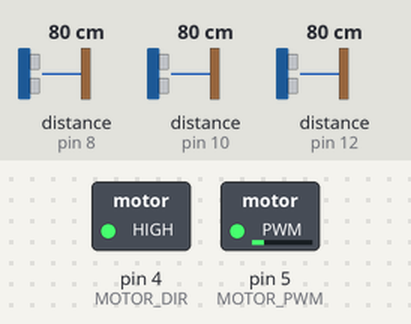
The sketch below on a simulated Arduino Uno, built with avr-gcc and run on an emulated ATmega328P. Parts: switched loads named in the sketch (green lamp = pin HIGH). Inputs (shaded band) come from the test bench; at power-on: distance to the obstacle (sensors on pin 8, pin 10, pin 12) 80 cm. The echo pulse lasts 58.3 µs per cm; what the sketch prints to the serial monitor is not drawn.

Above: at 0.1 s.
Timing chart, 0 to 1.6 s (numbered marks = the images above):
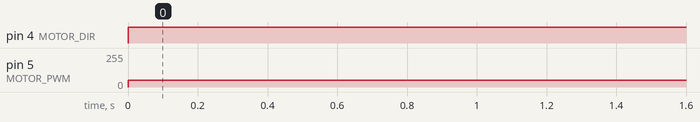

The sketch:

vlf_uni_sonarsensor.ino
```cpp
//VLF_대학 초음파 센서
#include <NewPing.h>
//초음파 센서
#define L_TRIG 3
#define L_ECHO 8
#define F_TRIG 9
#define F_ECHO 10
#define R_TRIG 11
#define R_ECHO 12
//모터
#define MOTOR_DIR 4
#define MOTOR_PWM 5


#define maxDistance 800//cm

//초음파 데이터
float  F_distance = 0.0,L_distance = 0.0,R_distance = 0.0;

NewPing Sonar[3]={
NewPing(F_TRIG,F_ECHO,maxDistance),
NewPing(L_TRIG,L_ECHO,maxDistance),
NewPing(R_TRIG,R_ECHO,maxDistance)
};

void Read_sonar_sensor(){
  F_distance = Sonar[0].ping_cm()*10;
  L_distance = Sonar[1].ping_cm()*10;
  R_distance = Sonar[2].ping_cm()*10;
  if(R_distance == 0) R_distance = maxDistance * 10.0;
  if(L_distance == 0) L_distance = maxDistance * 10.0;
  if(F_distance == 0) F_distance = maxDistance * 10.0;

	Serial.print("R_distance : ");
	Serial.print(R_distance);
	Serial.print("mm  ");

	Serial.print("F_distance : ");
	Serial.print(F_distance);
	Serial.print("mm  ");

	Serial.print("L_distance : ");
	Serial.print(L_distance);
	Serial.println("mm");
}

void setup() {

pinMode(MOTOR_DIR,OUTPUT);
pinMode(MOTOR_PWM,OUTPUT);

  Serial.begin(115200);

}

void loop() {

	digitalWrite(MOTOR_DIR,1); //digitalWrite(MOTOR_DIR,0);
	analogWrite(MOTOR_PWM,50);

  delay(2000);
  Read_sonar_sensor();

}
```

Measured:
- by itself, pin 4 (MOTOR_DIR): LOW → HIGH at 0.00 s
- by itself, pin 5 (MOTOR_PWM): 0/255 → 50/255 at 0.00 s
